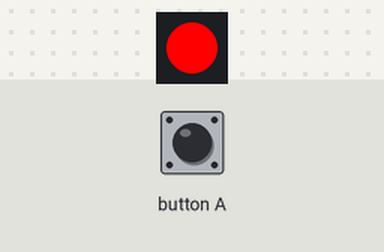
A program run on a simulated Calliope mini (MakeCode). On the bench: 1 RGB LEDs in strip order, left to right. The inputs (shaded band) are chosen by the test bench.

Above: at 1.2 s.
1.3 s: button A pressed for 0.15 s
At 3.0 s:
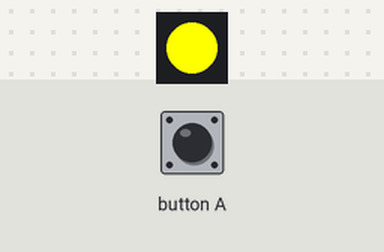
At 3.9 s:
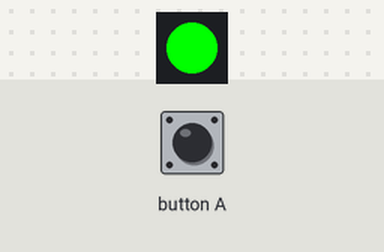
Timing chart, 0 to 10.2 s (numbered marks = the images above; inputs shaded):
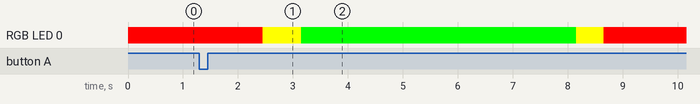

Measured:
- after the input at 1.3 s, RGB LED 0: RGB(255, 0, 0) → RGB(255, 255, 0) after 1.2 s, → RGB(0, 255, 0) 0.70 s later, → RGB(255, 255, 0) 5.0 s later, → RGB(255, 0, 0) 0.50 s later

The program:

main.ts
```typescript
input.onButtonEvent(Button.A, input.buttonEventClick(), function () {
    basic.setLedColor(0xff0000)
    basic.pause(1000)
    basic.setLedColor(0xffff00)
    basic.pause(700)
    basic.setLedColor(0x00ff00)
    basic.pause(5000)
    basic.setLedColor(0xffff00)
    basic.pause(500)
    basic.setLedColor(0xff0000)
})
basic.setLedColor(0xff0000)
```

test.ts
```typescript
// Hier kann man Tests durchführen; diese Datei wird nicht kompiliert, wenn dieses Paket als Erweiterung verwendet wird.
```
